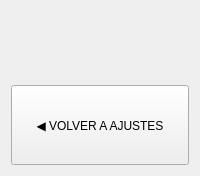
            <widget class="QWidget" name="emulatorSettingsPage">
             <property name="sizePolicy">
              <sizepolicy hsizetype="Expanding" vsizetype="Expanding">
               <horstretch>0</horstretch>
               <verstretch>0</verstretch>
              </sizepolicy>
             </property>
             <layout class="QVBoxLayout" name="verticalLayout_11">
              <item>
               <widget class="QScrollArea" name="scrollAreaEmulators">
                <property name="focusPolicy">
                 <enum>Qt::FocusPolicy::NoFocus</enum>
                </property>
                <property name="styleSheet">
                 <string>QScrollArea { border: none; background: transparent; } QWidget#scrollAreaEmulatorsContents { background: transparent; }</string>
                </property>
                <property name="widgetResizable">
                 <bool>true</bool>
                </property>
                <widget class="QWidget" name="scrollAreaEmulatorsContents">
                 <layout class="QVBoxLayout" name="layoutDynamicEmulators"/>
                </widget>
               </widget>
              </item>
              <item>
               <widget class="QPushButton" name="emulatorSettingsBackButton">
                <property name="minimumSize">
                 <size>
                  <width>0</width>
                  <height>80</height>
                 </size>
                </property>
                <property name="text">
                 <string>◀ VOLVER A AJUSTES</string>
                </property>
                <property name="type" stdset="0">
                 <string>secondary</string>
                </property>
               </widget>
              </item>
             </layout> 
            </widget>
